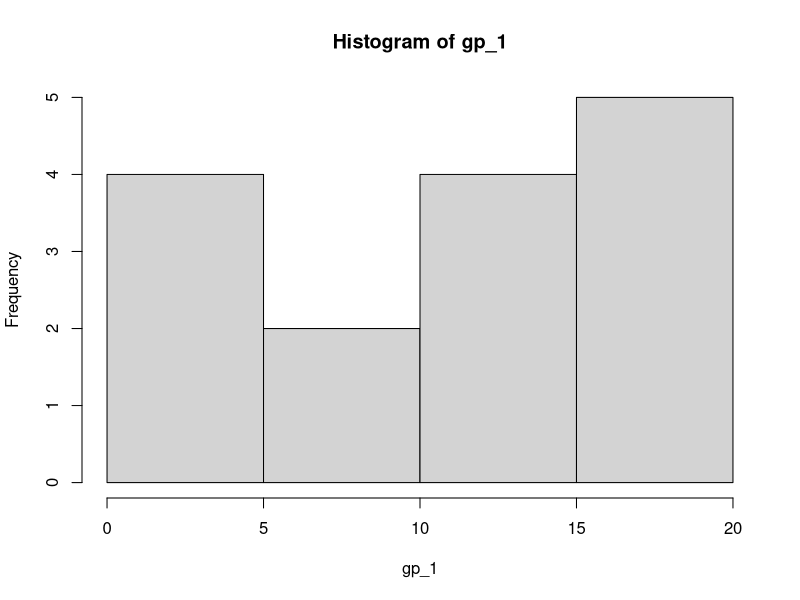
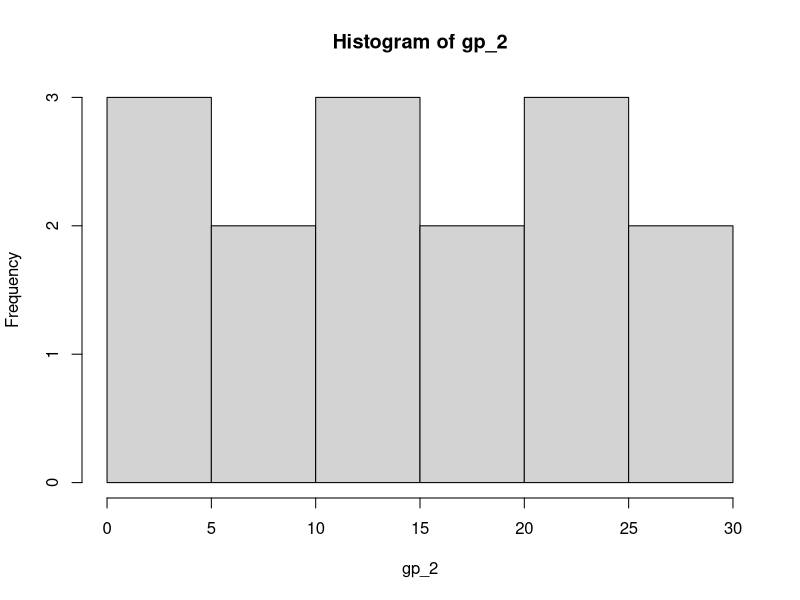
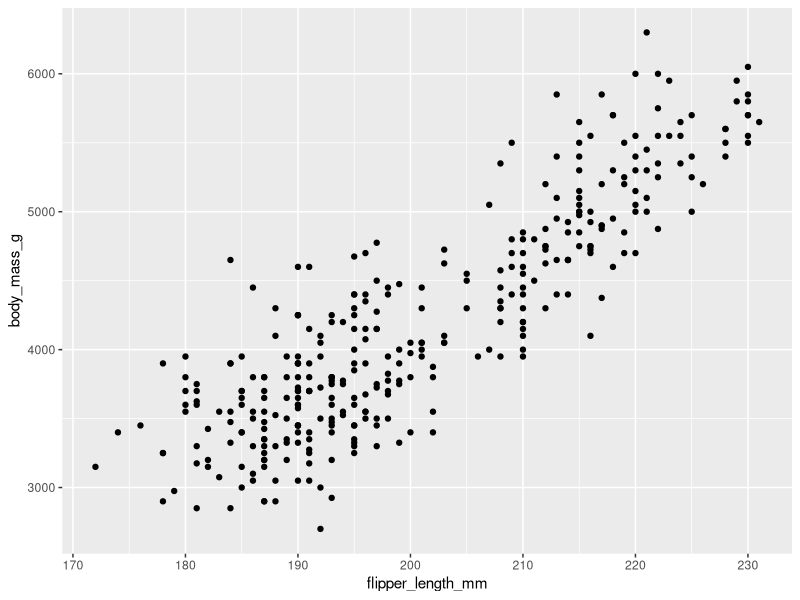
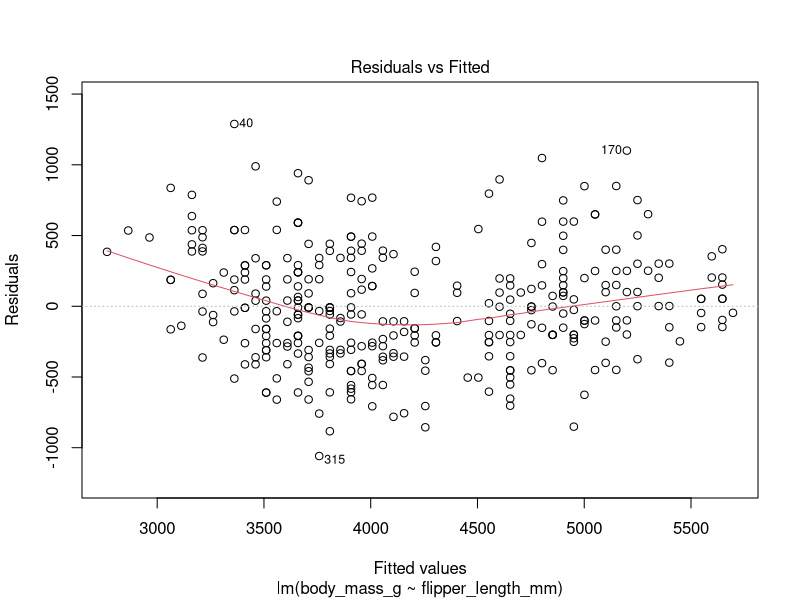
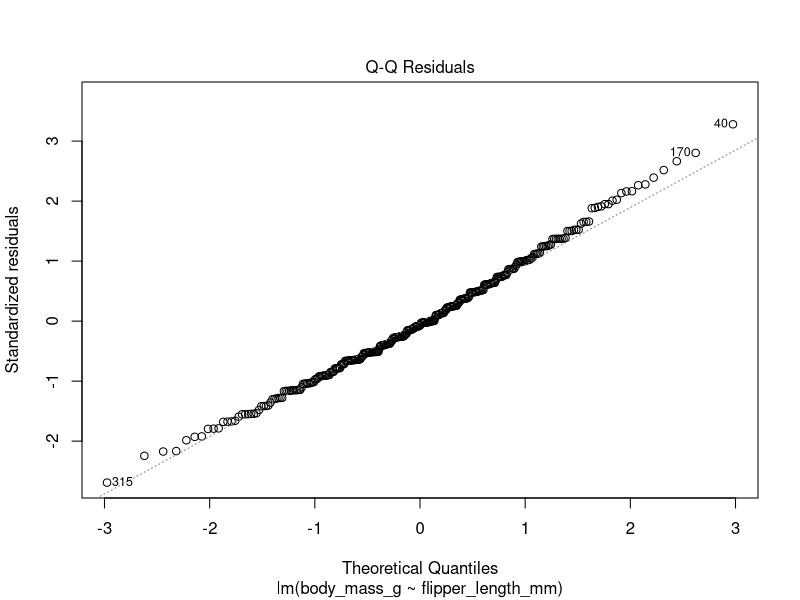
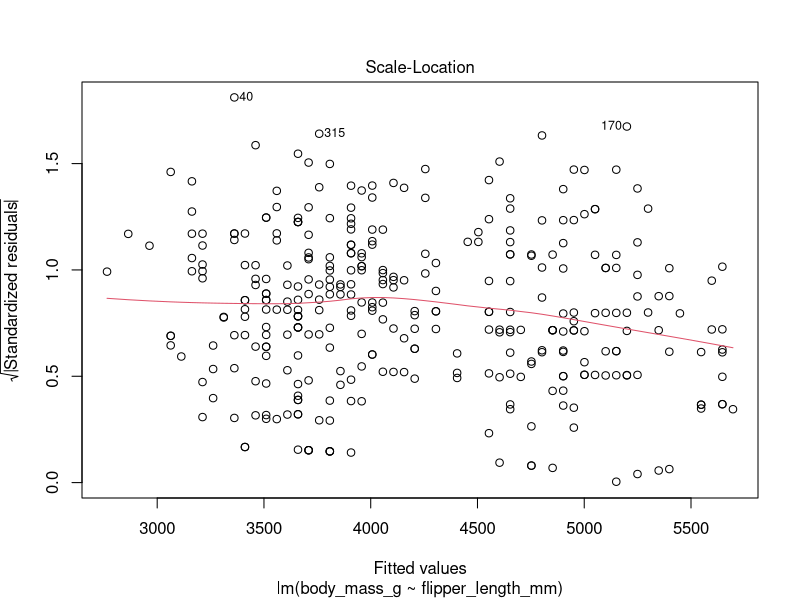
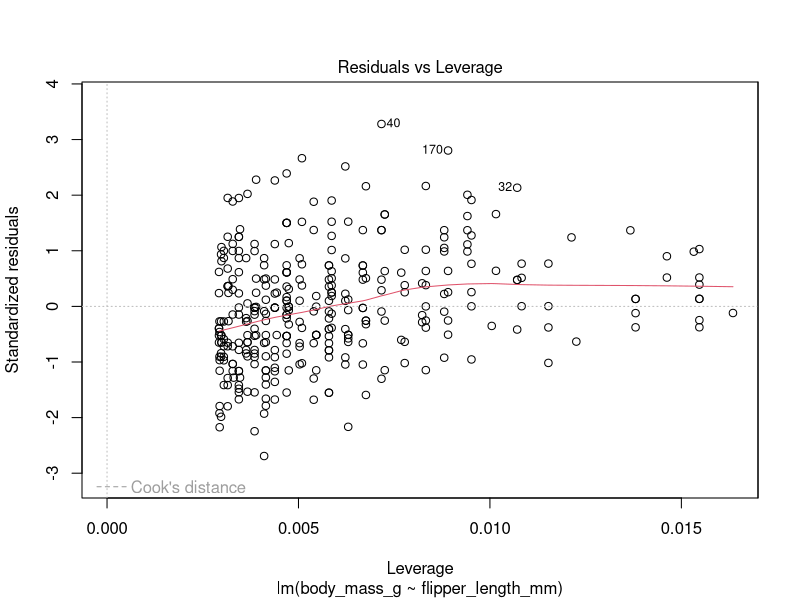
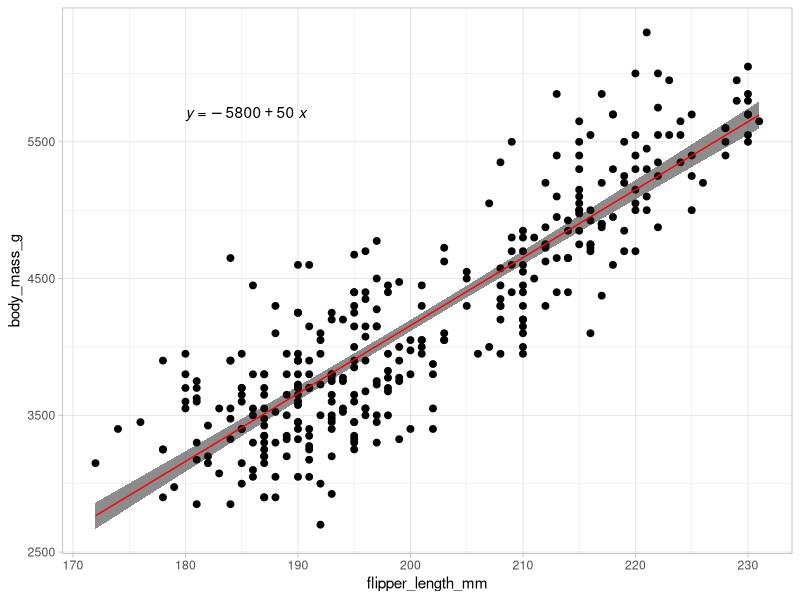

Reproduce these figures in R, in order.
## ---- chunk 1
knitr::opts_chunk$set(echo = TRUE)
library(tidyverse)
library(palmerpenguins)
library(ggpubr)
library(broom)
## ---- chunk 2
set.seed(1414)
gp_1 <- sample.int(20, size = 15, replace = TRUE)

set.seed(1424)
gp_2 <- sample.int(30, size = 15, replace = TRUE)
## ---- chunk 3
hist(gp_1)
hist(gp_2)
## ---- chunk 4
my_mwu <- wilcox.test(gp_1, gp_2)

# Note: you will get a warning here that is just a "heads up" - if there are ties in ranks, the p-value is estimated using a normal approximation (and is fine)
## ---- chunk 5
ggplot(data = penguins, aes(x = flipper_length_mm, y = body_mass_g)) +
  geom_point()
## ---- chunk 6
# Linear model, stored as penguin_lm:
penguin_lm <- lm(body_mass_g ~ flipper_length_mm, data = penguins)

# Return the complete overview:
summary(penguin_lm)
## ---- chunk 7
penguin_lm_tidy <- broom::tidy(penguin_lm)
## ---- chunk 8
# Get the intercept: 
penguin_int <- penguin_lm_tidy$estimate[1]
penguin_int

# Then to get the flipper_length coefficient:
penguin_coef <- penguin_lm_tidy$estimate[2]
penguin_coef
## ---- chunk 9
# Metrics at a glance: 
penguin_lm_out <- broom::glance(penguin_lm)
penguin_lm_out
## ---- chunk 10
plot(penguin_lm)
## ---- chunk 11

ggplot(data = penguins, aes(x = flipper_length_mm, y = body_mass_g)) +
  geom_point(size = 2) +
  geom_smooth(method = "lm",
              color = "red",
              size = 0.5,
              fill = "gray10",
              alpha = 0.5) +
  theme_light() +
  ggpubr::stat_regline_equation(label.x = 180, label.y = 5700)
  
## ---- chunk 12
penguins_cor <- cor.test(penguins$flipper_length_mm, penguins$body_mass_g)
